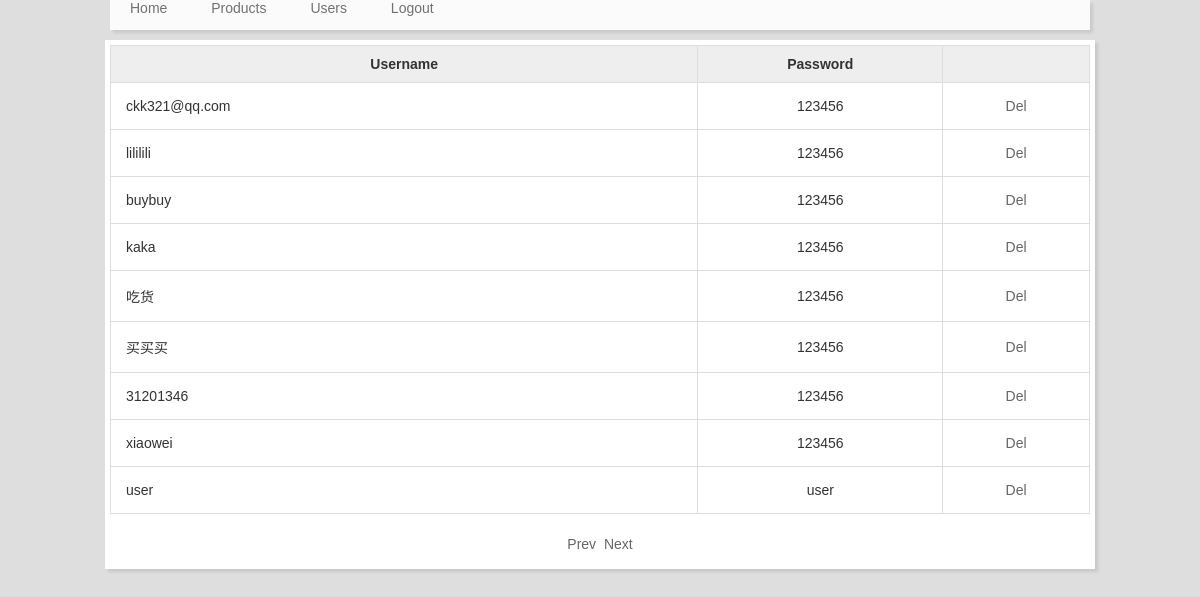
The page /admin/users.php (signed in) on the database its author committed.
### tables this page shows
CREATE TABLE `user` (
  `id` int(11) NOT NULL,
  `username` varchar(500) NOT NULL,
  `password` varchar(500) NOT NULL,
  `isAdmin` tinyint(1) NOT NULL DEFAULT '0'
);

### web/mysql.php (called while the page is built, shortened)
<?php
function query($sql){
	$conn = mysqli_connect('127.0.0.1','root','root','work_shop_ershou') or die('数据连接失败');
    mysqli_query($conn,'SET NAMES UTF8') or die('字符集错误');
	return mysqli_query($conn,$sql);
}

### web/admin/users.php (the view, shortened to what this page needs)
<?php
include('../mysql.php');
$page = empty($_GET['page'])?1:$_GET['page'];
?>
<!DOCTYPE html>
<html>
<head lang="en">
	<link rel="stylesheet" type="text/css" href="../css/css.css" />
</head>
<body>
<?php include("header.php"); ?>
	<div class="admin_container">
	<table class="table" cellpadding="0" cellspacing="0" border="0">
		<tr>
			<th align="center" width="60%">Username</th>
			<th align="center" width="25%">Password</th>
			<th align="center"> </th>
		</tr>
	<?php
	$sql = 'select * from user where isAdmin = 0 order by id desc limit '.(($page-1)*12).',12';
	$res = query($sql);
	while($r = mysqli_fetch_array($res)){
	?>
		<tr>
			<td><?php echo $r['username']; ?></td>
			<td align="center"><?php echo $r['password']; ?></td>
			<td align="center">
				<a href="usersdel.php?id=<?php echo $r['id']; ?>">Del</a>
			</td>
		</tr>
	<?php } ?>
	</table>
	<div class="pager">
		<a href="?page=<?php echo $page-1; ?>">Prev</a>&nbsp;
		<a href="?page=<?php echo $page+1; ?>">Next</a>
	</div>
</div>
</body>
</html>

### web/css/css.css (style rules this page uses)
body,html { margin: 0px; padding: 0px; font-size: 14px;font-family: '微软雅黑'; color: #333; background-size:cover }
a { color: #666; text-decoration: none; }
.admin_container { width: 980px; overflow: hidden; margin: 0px auto; background: #fff; box-shadow: 3px 3px 3px rgba(0, 0, 0, 0.1); overflow: hidden;padding: 5px; margin-top: 10px; }
.table { width: 100%; border-bottom: 1px solid #ddd; border-left: 1px solid #ddd; margin-bottom: 10px; }
.table td { padding: 15px; border-top: 1px solid #ddd; border-right: 1px solid #ddd; }
.table th { padding: 10px 15px; border-top: 1px solid #ddd; border-right: 1px solid #ddd; background: #eee; }
.pager { overflow: hidden; height: 40px; line-height: 40px; text-align: center; }
.pager { clear: both; }
body { font-family: sans-serif; background-color: #dedede; color: #333; margin: 0; }

### rows shown on the page
user: username "ckk321@qq.com", password "123456"
user: username "lililili", password "123456"
user: username "buybuy", password "123456"
user: username "kaka", password "123456"
user: username "吃货", password "123456"
user: username "买买买", password "123456"
user: username "31201346", password "123456"
user: username "xiaowei", password "123456"
user: username "user", password "user"
